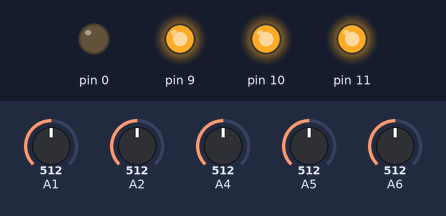
A sketch run on a simulated Arduino Uno, built for the host (arithmetic inside an expression is 32-bit, double 64-bit). On the bench: output pins drawn as LEDs (lit = HIGH). The test bench sets the inputs (shaded band); at power-on: A1 = 512, A2 = 512, A4 = 512, A5 = 512, A6 = 512.

Above: at 0.1 s.
At 8.3 s:
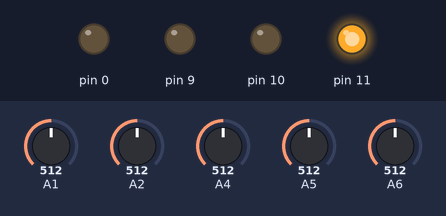
Timing chart, 0 to 10.3 s (numbered marks = the images above):
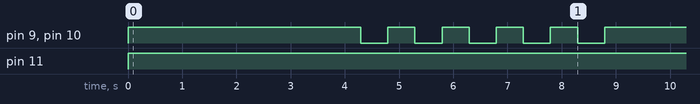

Measured:
- by itself, pin 9, pin 10: repeats every 1.0 s: LOW 0.50 s, HIGH 0.50 s, until it stays HIGH from 8.8 s
- by itself, pin 11: LOW → HIGH at 0.00 s

The sketch:

LineFollower.ino
```cpp
#define F_CPU 16000000UL
#include <avr/io.h>
#include <util/delay.h>

#define ROBOT_SPEED_RIGHT 40
#define ROBOT_SPEED_LEFT 40
#define SPEED_BOOST_STRAIGHT 30
#define MAX_DESIRED_ERROR 100
#define PROPORTIONAL_GAIN 2
#define DERIVATIVE_GAIN 5

// This code is designed for use with QTR-8A sensor board.
// The left sensors are connected to PD7 & PD6 (sensors 6 & 7).
// The right sensors are connected to PF5 & PF6 (sensors 2 & 3).

// Two more sensors are required for sensing the markers at the side of the track.

// If using external sensors.
// The left one should be attached to PF1.
// The right one should be attached to PF0.

// If using QTR-8A sensor board for this function as well.
// The left one is connected to PD4 (sensor 8).
// The right one is connected to PF4 (sensor 1).

// Scaling factor for error signal. This value is overwritten during calibration.
float error_scaler = 1;
int16_t last_error = 0;

// Used to find the average value of the last 16 errors.
int8_t error_history[16];
uint8_t history_index = 0;

int main()
{
  // Enable LED2 and LED3
  DDRB |= (1<<1)|(1<<2);

  initADC();

  // Turn on IR LEDs.
  DDRB |= (1<<3);
  PORTB |= (1<<3);

  error_scaler = calibrateSensorValues();

  initPWM();

  while (1)
  {
    // Create error signal based on difference between readings from left and right sensors.
    uint8_t reading_right = readRightSensor();
    uint8_t reading_left = readLeftSensor();
    int16_t error = reading_right - reading_left;

    // Scale error signal correctly.
    int16_t scaled_error = (float) error / error_scaler;
    // Clamp error signal to desired range.
    if (scaled_error > MAX_DESIRED_ERROR){
      scaled_error = MAX_DESIRED_ERROR;
    }
    if ((scaled_error + MAX_DESIRED_ERROR) < 0){
      scaled_error = 0 - MAX_DESIRED_ERROR;
    }

    // Create derivative term by subtracting the last error from this error.
    int16_t error_deriv = (scaled_error - last_error) * DERIVATIVE_GAIN;
    last_error = scaled_error;

    // Create proportional term.
    scaled_error = scaled_error * PROPORTIONAL_GAIN;

    // Generate left and right wheel speeds. These values will be passed to the wheel controller.
    int16_t left_wheel_speed = ROBOT_SPEED_LEFT + scaled_error + error_deriv;
    int16_t right_wheel_speed = ROBOT_SPEED_RIGHT - scaled_error - error_deriv;

    // Find the average error over the last 16 readings.
    error_history[history_index] = (int8_t)(error/16);
    history_index++;
    if (history_index > 15){
      history_index = 0;
    }
    int16_t average_error = 0;
    for (uint8_t i = 0; i < 16; i++){
      average_error += error_history[i];
    }

    // Set debugging LEDs
    if (average_error < -9){
      // Turn on left LED because the robot is turning left.
      PORTB |= (1<<1);
      PORTB &= ~(1<<2);
    }
    else if (average_error > 9){
      // Turn on right LED because the robot is turning right.
      PORTB |= (1<<2);
      PORTB &= ~(1<<1);
    }
    else{
      // Turn on both LEDs and also check for a stop marker because the robot is going straight.
      PORTB |= (1<<2)|(1<<1);
      left_wheel_speed += SPEED_BOOST_STRAIGHT;
      right_wheel_speed += SPEED_BOOST_STRAIGHT;
      checkForStartStopMarker();
    }

    wheelController(left_wheel_speed, right_wheel_speed);

    // This control loop repeats at most 200 times per second.
    _delay_ms(5);
  }
}

// This function checks for the start/stop marker and will auto-stop for 3 seconds if it is detected.
void checkForStartStopMarker(){
  // Clear MUX bits
  ADMUX &= ~(0b00011111);
  ADCSRB &= ~(1<<5);

  // Set MUX bits to use ADC4 (sensor 1)
  ADMUX |= 0b00000100;

  triggerADC();

  // Check far right sensor value
  if (ADCH > 170){
    // Clear MUX bits
    ADMUX &= ~(0b00011111);
    ADCSRB &= ~(1<<5);

    // Set MUX bits to use ADC8 (sensor 8)
    ADCSRB |= (1<<5);

    triggerADC();

    // Check far left sensor value to avoid stopping at intersections.
    if (ADCH < 140){
      wheelController( 0, 0);
      _delay_ms(3000);
    }
  }
}

// Find the maximum and minimum error values under current conditions.
float calibrateSensorValues(){
  // Set up calibration variables. These values will be overwritten during the calibration phase.
  int16_t calibrated_min_error = 500;
  int16_t calibrated_max_error = -500;

  // Turn on both debug LEDs
  PORTB |= (1<<2)|(1<<1);

  for (int i = 0; i < 1500; i++){
    uint8_t reading_right = readRightSensor();
    uint8_t reading_left = readLeftSensor();
    int16_t error = reading_right - reading_left;

    if (error > calibrated_max_error){
      calibrated_max_error = error;
    }
    if (error < calibrated_min_error){
      calibrated_min_error = error;
    }
    _delay_ms(2);
  }

  // Warn user that calibration is complete by flashing LEDs.
  for (int i = 0; i < 5; i++){
    PORTB |= (1<<2)|(1<<1);
    _delay_ms(500);
    PORTB &= ~((1<<2)|(1<<1));
    _delay_ms(500);
  }

  return calibrated_max_error/MAX_DESIRED_ERROR;
}

uint8_t readRightSensor(){
  // Clear MUX bits
  ADMUX &= ~(0b00011111);
  ADCSRB &= ~(1<<5);
  // Set MUX bits to use ADC6 (sensor 3)
  ADMUX |= 0b00000110;
  triggerADC();
  uint8_t sen3val = ADCH;

  // Clear MUX bits
  ADMUX &= ~(0b00011111);
  // Set MUX bits to use ADC5 (sensor 2)
  ADMUX |= 0b00000101;
  triggerADC();
  uint8_t sen2val = ADCH;

  if (sen2val > sen3val){
    return sen2val;
  }
  else{
    return sen3val;
  }
}

uint8_t readLeftSensor(){
  // Clear MUX bits
  ADMUX &= ~(0b00011111);
  ADCSRB &= ~(1<<5);
  // Set MUX bits to use ADC10 (sensor 6)
  ADMUX |= 0b00000010;
  ADCSRB |= (1<<5);
  triggerADC();
  uint8_t sen6val = ADCH;

  // Clear MUX bits
  ADMUX &= ~(0b00011111);
  ADCSRB &= ~(1<<5);
  // Set MUX bits to use ADC9 (sensor 7)
  ADMUX |= 0b00000001;
  ADCSRB |= (1<<5);
  triggerADC();
  uint8_t sen7val = ADCH;

  if (sen6val > sen7val){
    return sen6val;
  }
  else{
    return sen7val;
  }
}

void wheelController(int16_t left_wheel_speed, int16_t right_wheel_speed){
  // Left wheel
  if (left_wheel_speed < 0){
    // Set direction of left motor.
    PORTB |= 1;
    // Set speed of left motor.
    OCR0A = (uint8_t)(left_wheel_speed * -1);
  }
  else{
    // Set direction of left motor.
    PORTB &= ~1;
    // Set speed of left motor.
    OCR0A = (uint8_t)(left_wheel_speed);
  }

  // Right wheel
  if (right_wheel_speed < 0){
    // Set direction of right motor.
    PORTE &= ~(1<<6);
    // Set speed of right motor.
    OCR0B = (uint8_t)(right_wheel_speed * -1);
  }
  else{
    // Set direction of right motor.
    PORTE |= (1<<6);
    // Set speed of right motor.
    OCR0B = (uint8_t)(right_wheel_speed);
  }
}

// Init PWM on both motors.
void initPWM(){
  // Set up timer with prescaler = 256
  TCCR0B |= (1<<2);

  // Set fast PWM mode
  TCCR0A |= (1<<1)|1;

  // Clear OC0A on Compare Match, set OC0A at TOP
  // Clear OC0B on Compare Match, set OC0B at TOP
  TCCR0A |= (1<<7)|(1<<5);

  // PWM control on motor B.
  DDRB |= (1<<7);  // Set B7 to output

  // PWM control on motor A.
  DDRD |= 1;  // Set D0 to output

  // Use this to control duty cycle
  // Must be under 255
  OCR0A = 0;  // Left motor
  OCR0B = 0;  // Right motor

  // Set direction of right motor.
  PORTE |= (1<<6);
  // Set direction of left motor.
  PORTB &= ~1;
}

// Init ADC before reading an analog voltage.
void initADC(){
  // Configure ADC to be left justified, and use AVCC as a reference
  ADMUX |= (1<<5) | (1<<6);

  // Enable ADC and set prescaler to max value (128)
  ADCSRA |= (1<<7) | 0b00000111;
}

// Start ADC conversion and wait for it to complete.
void triggerADC(){
  // Start ADC conversion
  ADCSRA |= (1 << ADSC);
  // Wait until ADSC bit has been cleared (conversion complete)
  while (ADCSRA & (1<<ADSC));
}
```
